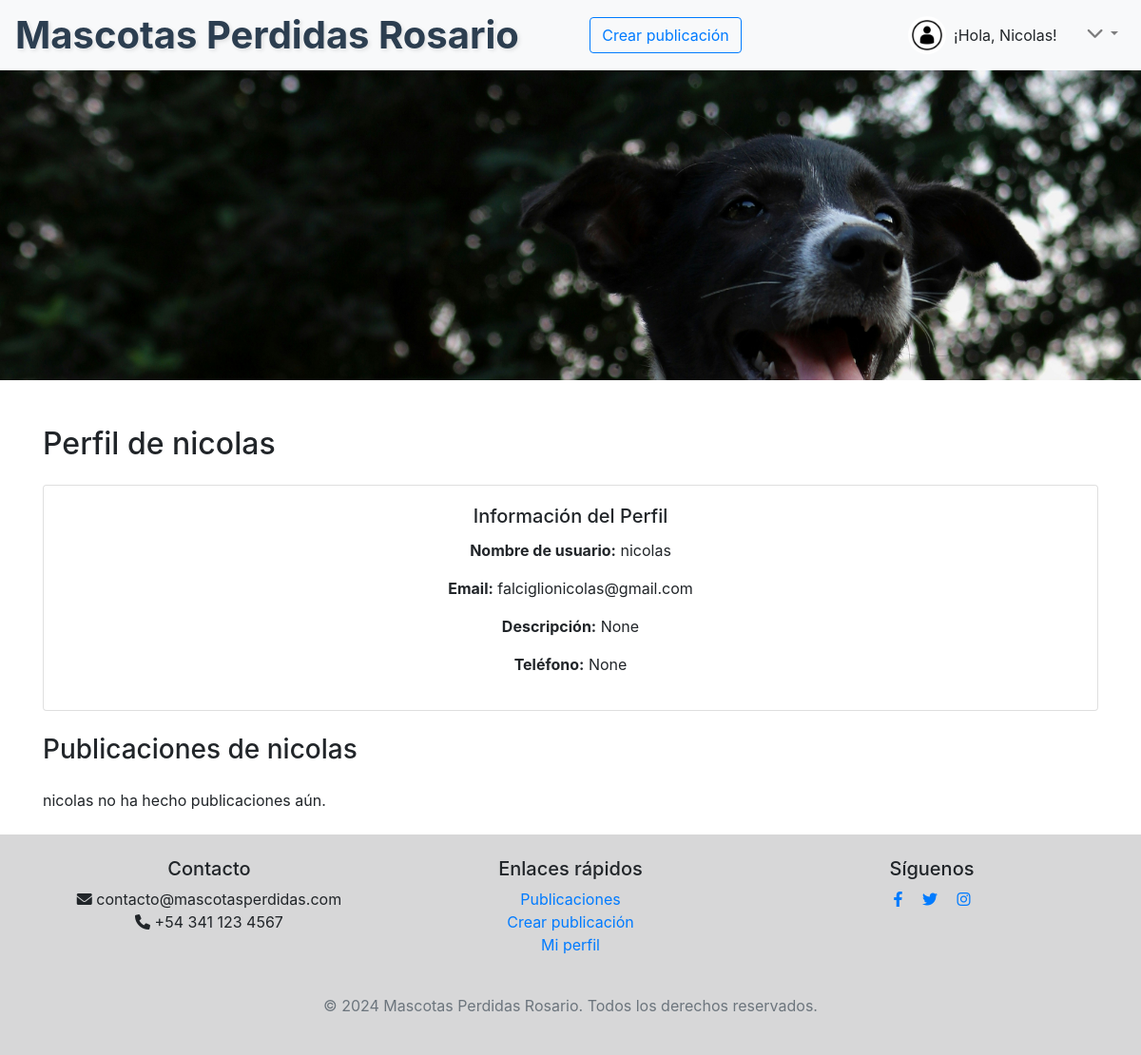
/accounts/ver_perfil/1/ (signed in), run on an earlier commit of the app's database.
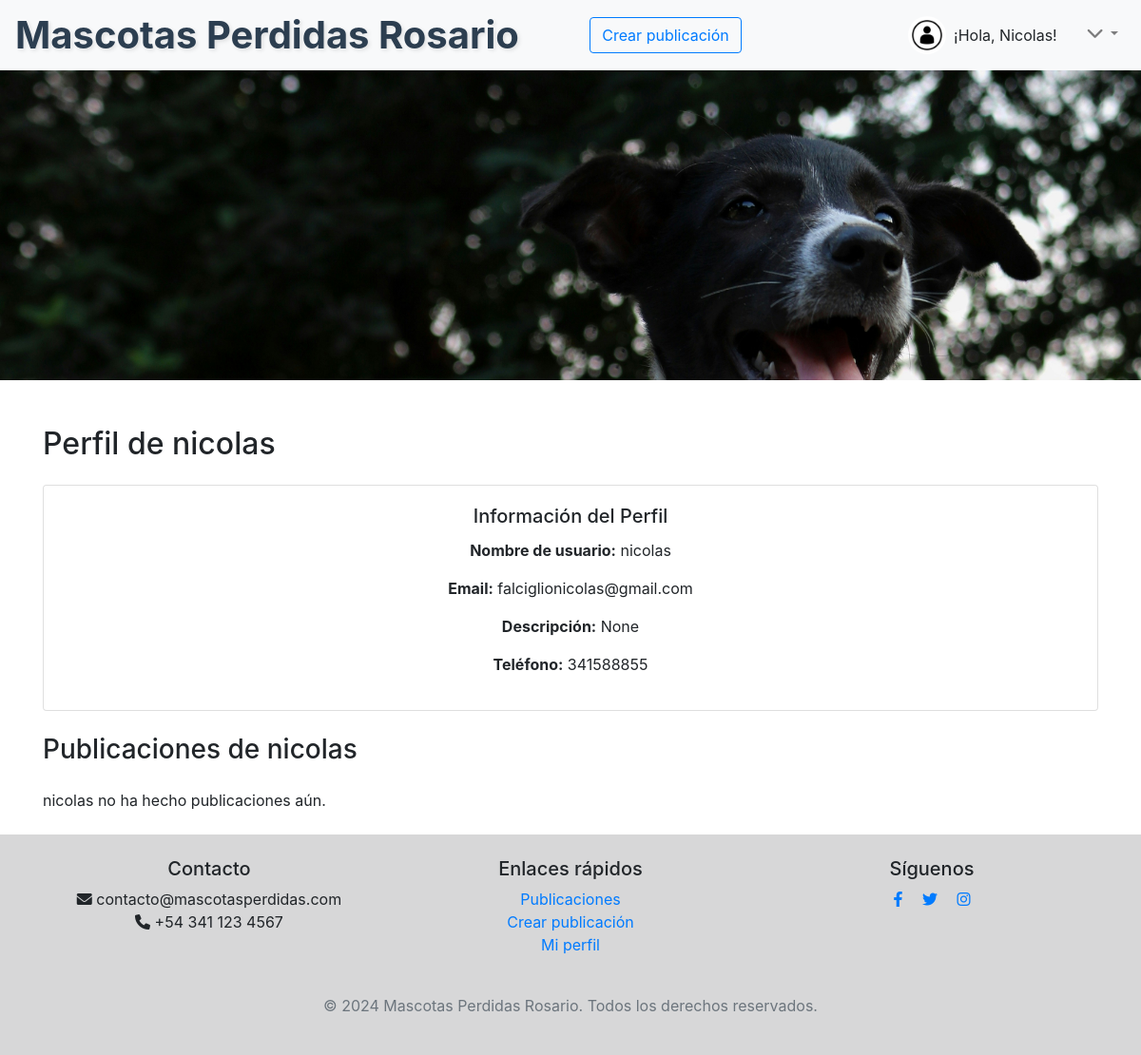
And on a later commit of the database.
### accounts/models.py (models this page shows, shortened)
class Perfil(models.Model):
    user = models.OneToOneField(User, on_delete=models.CASCADE)
    telefono = models.CharField(max_length=15, blank=True, null=True)
    imagen = models.ImageField(upload_to='perfil_imagenes/', null=True)
    descripcion = models.TextField(blank=True, null=True)

### accounts/views.py (the view)
# urls.py: path('ver_perfil/<int:user_id>/', views.ver_perfil, name='ver_perfil'),
def ver_perfil(request, user_id):
    perfil = get_object_or_404(Perfil, user_id=user_id)
    publicaciones = Post.objects.filter(autor=perfil.user)
    return render(request, 'accounts/ver_perfil.html', {
        'perfil': perfil,
        'publicaciones': publicaciones,
    })

### accounts/templates/accounts/ver_perfil.html
{% extends 'base_generic.html' %}
{% block content %}
<div class="container mt-5">
    <h2 class="mb-4">Perfil de {{ perfil.user.username }}</h2>
    <div class="card mb-4">
        <div class="card-body">
            <h5 class="card-title">Información del Perfil</h5>
            <p><strong>Nombre de usuario:</strong> {{ perfil.user.username }}</p>
            <p><strong>Email:</strong> {{ perfil.user.email }}</p>
            <p><strong>Descripción:</strong> {{ perfil.descripcion }}</p>
            <p><strong>Teléfono:</strong> {{ perfil.telefono }}</p>
        </div>
    </div>
    <h3 class="mb-4">Publicaciones de {{ perfil.user.username }}</h3>
    {% if publicaciones %}
        <div class="row">
            {% for post in publicaciones %}
            <div class="col-md-4 mb-4">
                <div class="card h-100">
                    {% if post.imagenes.first %}
                    <img src="{{ post.imagenes.first.imagen.url }}" class="card-img-top" alt="{{ post.titulo }}">
                    {% endif %}
                    <div class="card-body">
                        <h5 class="card-title">{{ post.titulo }}</h5>
                        <p class="card-text">{{ post.cuerpo|truncatewords:20 }}</p>
                    </div>
                    <div class="card-footer">
                        <a href="{% url 'detalle_post' post.id %}" class="btn btn-primary btn-block">Ver Detalles</a>
                    </div>
                </div>
            </div>
            {% endfor %}
        </div>
    {% else %}
        <p>{{ perfil.user.username }} no ha hecho publicaciones aún.</p>
    {% endif %}
</div>
{% endblock %}

What changed in the data, as far as the page shows it:
changed Perfil "None": telefono "None" → "341588855"
